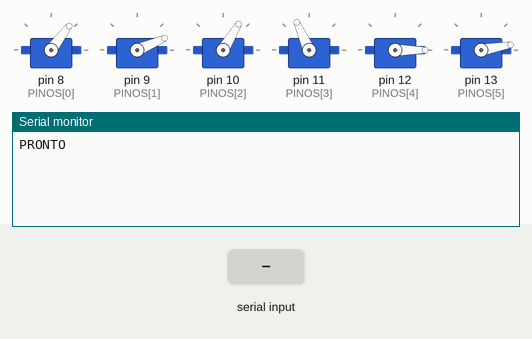
Recording of a sketch running on a simulated Arduino Uno, built with avr-gcc and run on an emulated ATmega328P. Shown: 6 × servo, the last lines printed to the serial monitor. Inputs (shaded band) come from the test bench.

Above: at 2.7 s.
2.8 s: "?\n" received over Serial
At 3.2 s:
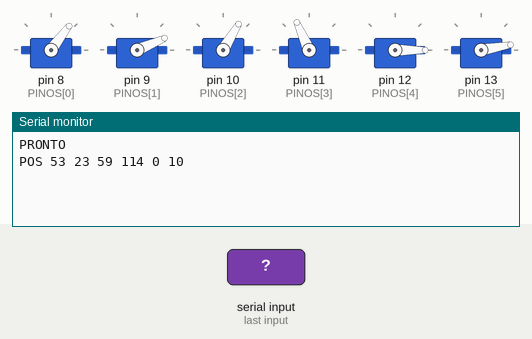
4.3 s: "H90\n" received over Serial
At 5.6 s:
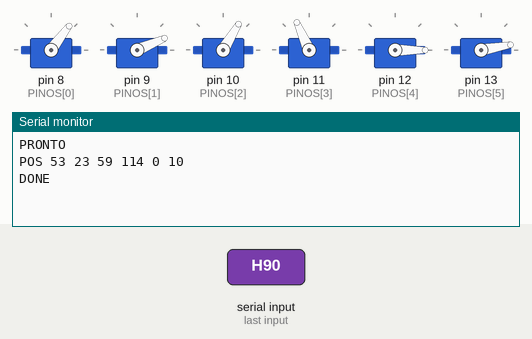

The sketch:

braco_pc.ino
```cpp
// Braço robótico (MasterJain/RoboticArm) — controle pelo PC via cabo USB
// Os servos usam os mesmos pinos do projeto original: D8 a D13.
//
// Comandos (texto, um por linha, 115200 baud):
//   S i a      -> move o servo i (1 a 6) para o ângulo a (0 a 180)
//   M a1 .. a6 -> move os 6 servos de uma vez; responde "DONE" quando chegam
//   H          -> volta para a posição inicial; responde "DONE" quando chega
//   V n        -> velocidade: n milissegundos por grau (1 = rápido, 40 = lento)
//   ?          -> responde "POS a1 a2 a3 a4 a5 a6" com a posição atual

#include <Servo.h>

const uint8_t N = 6;
const uint8_t PINOS[N]   = {8, 9, 10, 11, 12, 13};

// Posição ao ligar (a mesma de INICIAL no controle_braco.py)
//                         base ombro cotov punho giro garra
const uint8_t INICIAL[N] = {53,  23,   59,   114,  0,   10};

// Limites de cada servo. Se algum bater na estrutura, aperte o limite aqui.
// (mesmos valores de LIMITES no controle_braco.py)
//                         base ombro cotov punho giro garra
const uint8_t MINIMO[N]  = {0,   0,    0,    0,    0,   10};
const uint8_t MAXIMO[N]  = {180, 180,  180,  180,  180, 110};  // garra: 10 = fechada, 110 = aberta

// Faixa de pulso da biblioteca Servo (igual ao servo.write normal)
const int US_MIN = 544, US_MAX = 2400;

Servo servos[N];
int16_t posAtual[N];   // em DÉCIMOS de grau (900 = 90,0°) para o movimento sair liso
int16_t alvo[N];       // idem
uint16_t msPorGrau = 15;
unsigned long ultimaAtualizacao = 0;
uint16_t sobra = 0;    // tempo que sobrou da última conta, para não perder passo
bool avisarQuandoChegar = false;

char linha[48];
uint8_t tam = 0;

int16_t limita(uint8_t i, int a) {
  return constrain(a, MINIMO[i], MAXIMO[i]) * 10;
}

void escrever(uint8_t i) {
  // décimos de grau -> microssegundos: passos bem menores que 1 grau
  servos[i].writeMicroseconds(US_MIN + (long)(US_MAX - US_MIN) * posAtual[i] / 1800);
}

void setup() {
  Serial.begin(115200);
  for (uint8_t i = 0; i < N; i++) {
    posAtual[i] = alvo[i] = limita(i, INICIAL[i]);
    escrever(i);                   // define a posição antes de ligar o sinal, evita tranco
    servos[i].attach(PINOS[i], US_MIN, US_MAX);
    delay(250);                    // liga um servo por vez para não puxar corrente de uma vez
  }
  ultimaAtualizacao = millis();
  Serial.println(F("PRONTO"));
}

void tratarComando(char *c) {
  int i, a, v[N];
  switch (c[0]) {
    case 'S':
      if (sscanf(c + 1, "%d %d", &i, &a) == 2 && i >= 1 && i <= N) {
        alvo[i - 1] = limita(i - 1, a);
      }
      break;
    case 'M':
      if (sscanf(c + 1, "%d %d %d %d %d %d", &v[0], &v[1], &v[2], &v[3], &v[4], &v[5]) == N) {
        for (uint8_t k = 0; k < N; k++) alvo[k] = limita(k, v[k]);
        avisarQuandoChegar = true;
      }
      break;
    case 'H':
      for (uint8_t k = 0; k < N; k++) alvo[k] = limita(k, INICIAL[k]);
      avisarQuandoChegar = true;
      break;
    case 'V':
      if (sscanf(c + 1, "%d", &a) == 1) msPorGrau = constrain(a, 1, 40);
      break;
    case '?':
      Serial.print(F("POS"));
      for (uint8_t k = 0; k < N; k++) { Serial.print(' '); Serial.print((posAtual[k] + 5) / 10); }
      Serial.println();
      break;
  }
}

void lerSerial() {
  while (Serial.available()) {
    char ch = Serial.read();
    if (ch == '\n' || ch == '\r') {
      if (tam > 0) { linha[tam] = '\0'; tratarComando(linha); tam = 0; }
    } else if (tam < sizeof(linha) - 1) {
      linha[tam++] = ch;
    }
  }
}

void mover() {
  unsigned long agora = millis();
  unsigned long dt = agora - ultimaAtualizacao;
  if (dt < 2) return;                       // atualiza no máximo a cada 2 ms
  ultimaAtualizacao = agora;

  // quantos décimos de grau andar neste intervalo (10 décimos por msPorGrau)
  uint32_t total = dt * 10UL + sobra;
  uint16_t passo = total / msPorGrau;
  sobra = total % msPorGrau;
  if (passo == 0) return;

  bool todosChegaram = true;
  for (uint8_t i = 0; i < N; i++) {
    int16_t dif = alvo[i] - posAtual[i];
    if (dif == 0) continue;
    if (dif > 0) posAtual[i] += min((int16_t)passo, dif);
    else         posAtual[i] -= min((int16_t)passo, (int16_t)-dif);
    escrever(i);
    if (posAtual[i] != alvo[i]) todosChegaram = false;
  }
  if (avisarQuandoChegar && todosChegaram) {
    Serial.println(F("DONE"));
    avisarQuandoChegar = false;
  }
}

void loop() {
  lerSerial();
  mover();
}
```

Measured:
- after the input at 2.8 s, the serial monitor: prints a new line at once (image 1)
- after the input at 4.3 s, the serial monitor: prints a new line at once (image 2)
